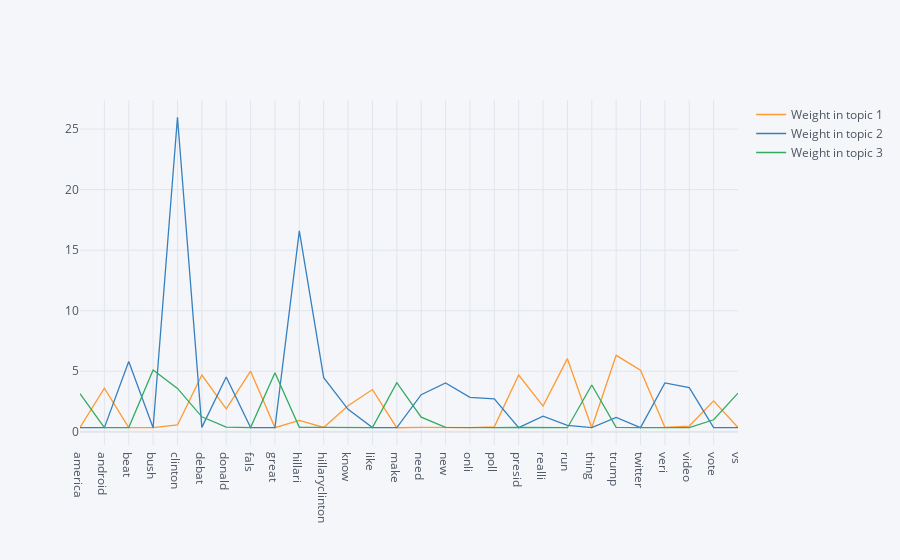

Source (notebook cell):
### Code cell
df.set_index('Words').iplot()

### Figure 1 — Plotly figure (JSON) as saved in the notebook; plotly's stock layout.template omitted (floating-point values rounded to 4 significant figures)
{"data": [{"line": {"color": "rgba(255, 153, 51, 1.0)", "dash": "solid", "shape": "linear", "width": 1.3}, "mode": "lines", "name": "Weight in topic 1", "text": "", "type": "scatter", "x": ["america", "android", "beat", "bush", "clinton", "debat", "donald", "fals", "great", "hillari", "hillaryclinton", "know", "like", "make", "need", "new", "onli", "poll", "presid", "realli", "run", "thing", "trump", "twitter", "veri", "video", "vote", "vs"], "y": [0.3611, 3.608, 0.3461, 0.3476, 0.5676, 4.69, 1.899, 5.005, 0.348, 0.9448, 0.3624, 2.148, 3.489, 0.3364, 0.3591, 0.3523, 0.3511, 0.4055, 4.692, 2.121, 6.041, 0.335, 6.316, 5.092, 0.3673, 0.4762, 2.557, 0.3562]}, {"line": {"color": "rgba(55, 128, 191, 1.0)", "dash": "solid", "shape": "linear", "width": 1.3}, "mode": "lines", "name": "Weight in topic 2", "text": "", "type": "scatter", "x": ["america", "android", "beat", "bush", "clinton", "debat", "donald", "fals", "great", "hillari", "hillaryclinton", "know", "like", "make", "need", "new", "onli", "poll", "presid", "realli", "run", "thing", "trump", "twitter", "veri", "video", "vote", "vs"], "y": [0.3403, 0.3414, 5.802, 0.3382, 25.98, 0.3666, 4.528, 0.3466, 0.3481, 16.59, 4.474, 1.854, 0.3441, 0.338, 3.066, 4.028, 2.849, 2.725, 0.3394, 1.294, 0.5349, 0.3401, 1.192, 0.3461, 4.034, 3.645, 0.3395, 0.3414]}, {"line": {"color": "rgba(50, 171, 96, 1.0)", "dash": "solid", "shape": "linear", "width": 1.3}, "mode": "lines", "name": "Weight in topic 3", "text": "", "type": "scatter", "x": ["america", "android", "beat", "bush", "clinton", "debat", "donald", "fals", "great", "hillari", "hillaryclinton", "know", "like", "make", "need", "new", "onli", "poll", "presid", "realli", "run", "thing", "trump", "twitter", "veri", "video", "vote", "vs"], "y": [3.153, 0.3489, 0.353, 5.105, 3.58, 1.237, 0.394, 0.3456, 4.876, 0.366, 0.367, 0.3407, 0.3449, 4.054, 1.21, 0.3671, 0.3364, 0.3459, 0.3572, 0.3538, 0.3395, 3.868, 0.366, 0.3458, 0.3577, 0.3379, 0.9937, 3.194]}], "layout": {"legend": {"bgcolor": "#F5F6F9", "font": {"color": "#4D5663"}}, "paper_bgcolor": "#F5F6F9", "plot_bgcolor": "#F5F6F9", "title": {"font": {"color": "#4D5663"}}, "xaxis": {"gridcolor": "#E1E5ED", "showgrid": true, "tickfont": {"color": "#4D5663"}, "title": {"font": {"color": "#4D5663"}, "text": ""}, "zerolinecolor": "#E1E5ED"}, "yaxis": {"gridcolor": "#E1E5ED", "showgrid": true, "tickfont": {"color": "#4D5663"}, "title": {"font": {"color": "#4D5663"}, "text": ""}, "zerolinecolor": "#E1E5ED"}}}
